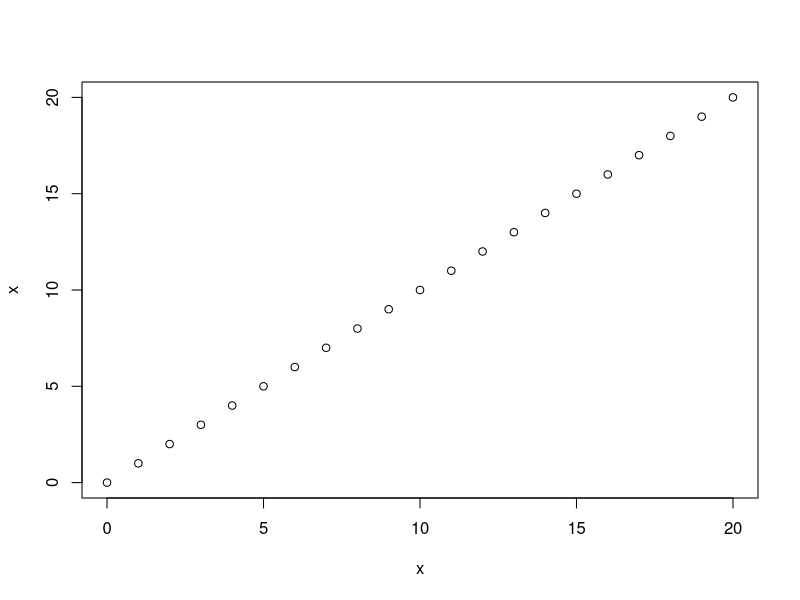
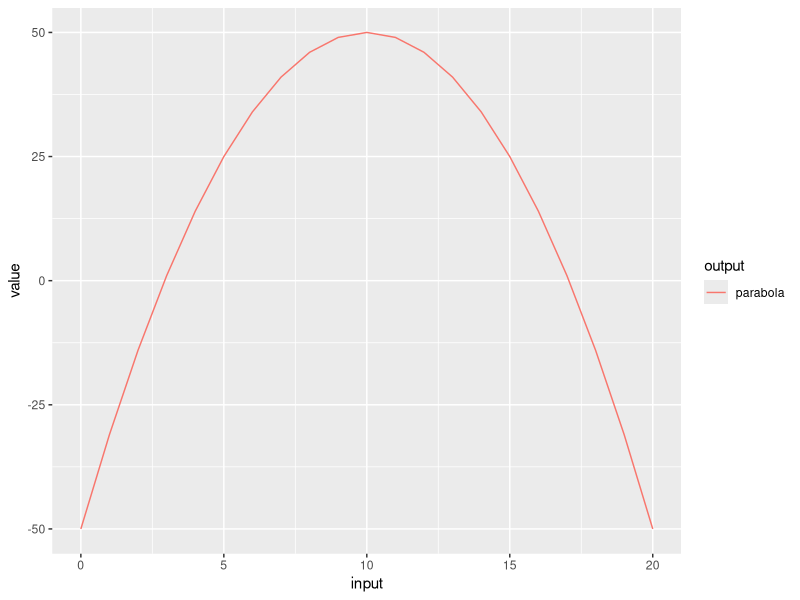

Write R code to recreate these figures, in order. (Note: this script raises an error after producing the figures.)
library(ggplot2)
library(reshape2)


x = seq(0,20)


plot(x,x)

parabola = data.frame(input = x, parabola = 50 - (x-10)^2)

dat = melt(parabola,id.vars = 'input', variable.name = c('output'),value.name = 'value')
ggplot(data = dat, aes(x=input, y=value, group = output,color = output)) +
  geom_line()

dat = data.frame(sqftArea = x, sqftAreaSq = x^2, housePrice =  4 + 70*x + 6*x^2) #, output2 = 4+6*x) # sqftAreaSquared = x^2, squaredOutput = -x^2, squaredOutput2 = 3*x^2) #  outputSquared = 4+13*x^2, outputCube = x^3, inputSq = x^2 

dat = melt(dat,id.vars = 'input', variable.name = c('output'),value.name = 'value')

ggplot(data = dat, aes(x=input, y=value, group = output,color = output)) +
  geom_line()+
  geom_point()

x = seq(-10,10)
lines(x,x^2) + lines(x,x^3) 

output.lm = lm(data = dat, housePrice ~ (sqftAreaSq+sqftArea))
output.lm
output.lm$residuals

